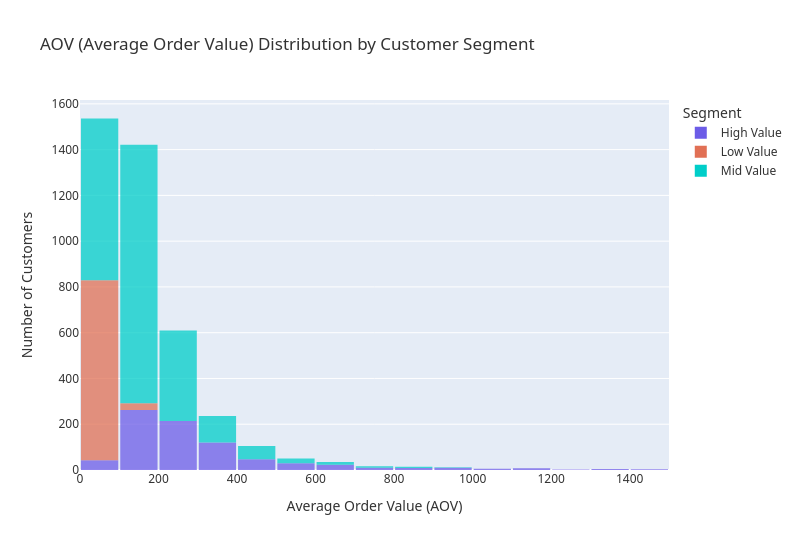

The notebook cell this image was saved under:
### Markdown cell above
### AOV (Average Order Value) Distribution by Customer Segment

### Code cell
df = pd.read_csv("../data/gold/customer_value.csv")

fig = px.histogram(
    df,
    x="AOV",
    color="Segment",
    opacity=0.75,
    color_discrete_map={
        "High Value": "#6C5CE7",
        "Mid Value": "#00CEC9",
        "Low Value": "#E17055"
    },
    title="AOV (Average Order Value) Distribution by Customer Segment"
)

# Clean, aligned binning
fig.update_traces(
    xbins=dict(
        start=0,
        end=1500,
        size=100
    )
)

fig.update_xaxes(range=[0, 1500])

fig.update_layout(
    width=800,
    height=550,
    xaxis_title="Average Order Value (AOV)",
    yaxis_title="Number of Customers",
    font=dict(family="Segoe UI, Roboto, Arial", size=12, color="#333"),
    bargap=0.05
)

fig.show()

### Figure 1 — Plotly figure (JSON) as saved in the notebook; plotly's stock layout.template omitted (floating-point values rounded to 4 significant figures; data arrays with more than 128 entries replaced by an {"elided": "..."} marker saying what was removed)
{"data": [{"bingroup": "x", "hovertemplate": "Segment=High Value<br>AOV=%{x}<br>count=%{y}<extra></extra>", "legendgroup": "High Value", "marker": {"color": "#6C5CE7", "opacity": 0.75, "pattern": {"shape": ""}}, "name": "High Value", "orientation": "v", "showlegend": true, "type": "histogram", "x": {"elided": "817 float values"}, "xaxis": "x", "xbins": {"end": 1500, "size": 100, "start": 0}, "yaxis": "y"}, {"bingroup": "x", "hovertemplate": "Segment=Low Value<br>AOV=%{x}<br>count=%{y}<extra></extra>", "legendgroup": "Low Value", "marker": {"color": "#E17055", "opacity": 0.75, "pattern": {"shape": ""}}, "name": "Low Value", "orientation": "v", "showlegend": true, "type": "histogram", "x": {"elided": "816 float values"}, "xaxis": "x", "xbins": {"end": 1500, "size": 100, "start": 0}, "yaxis": "y"}, {"bingroup": "x", "hovertemplate": "Segment=Mid Value<br>AOV=%{x}<br>count=%{y}<extra></extra>", "legendgroup": "Mid Value", "marker": {"color": "#00CEC9", "opacity": 0.75, "pattern": {"shape": ""}}, "name": "Mid Value", "orientation": "v", "showlegend": true, "type": "histogram", "x": {"elided": "2451 float values"}, "xaxis": "x", "xbins": {"end": 1500, "size": 100, "start": 0}, "yaxis": "y"}], "layout": {"bargap": 0.05, "barmode": "relative", "font": {"color": "#333", "family": "Segoe UI, Roboto, Arial", "size": 12}, "height": 550, "legend": {"title": {"text": "Segment"}, "tracegroupgap": 0}, "title": {"text": "AOV (Average Order Value) Distribution by Customer Segment"}, "width": 800, "xaxis": {"anchor": "y", "domain": [0, 1], "range": [0, 1500], "title": {"text": "Average Order Value (AOV)"}}, "yaxis": {"anchor": "x", "domain": [0, 1], "title": {"text": "Number of Customers"}}}}
